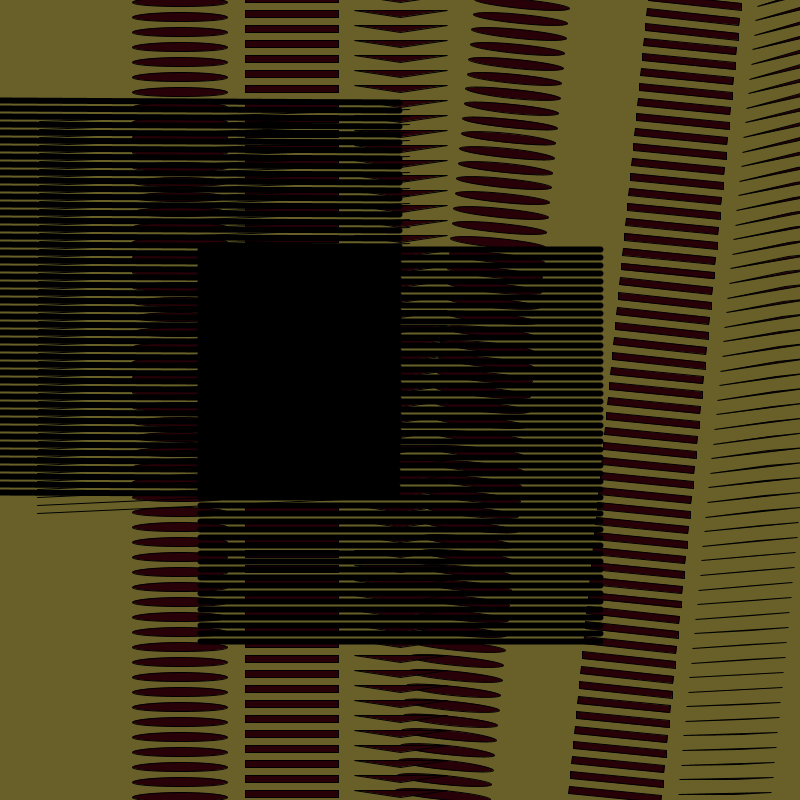
Frame 1 (no input)
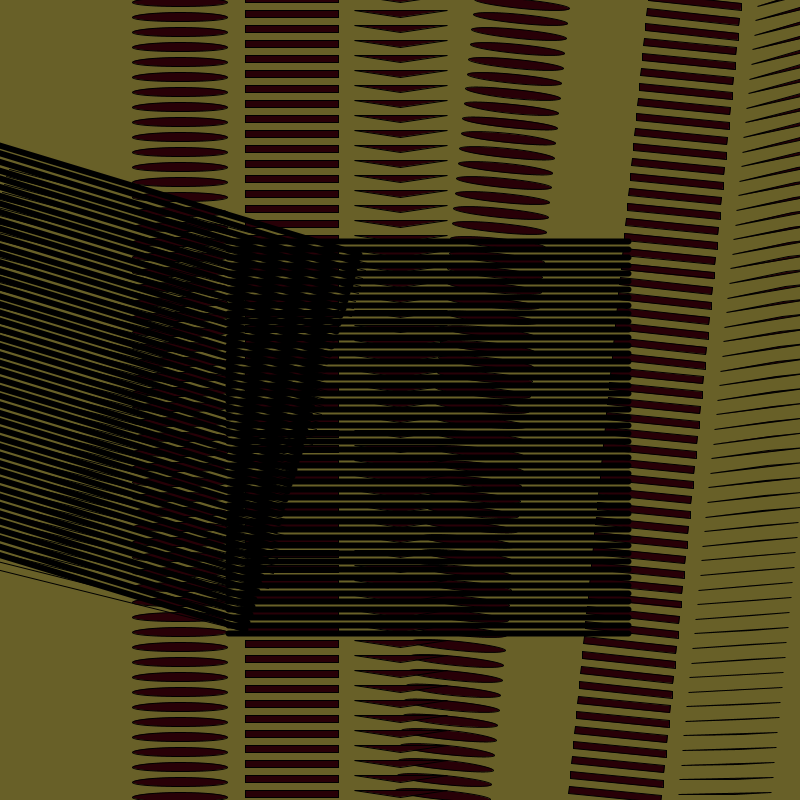
Frame 60 (the mouse pressed at the canvas centre just before this capture)
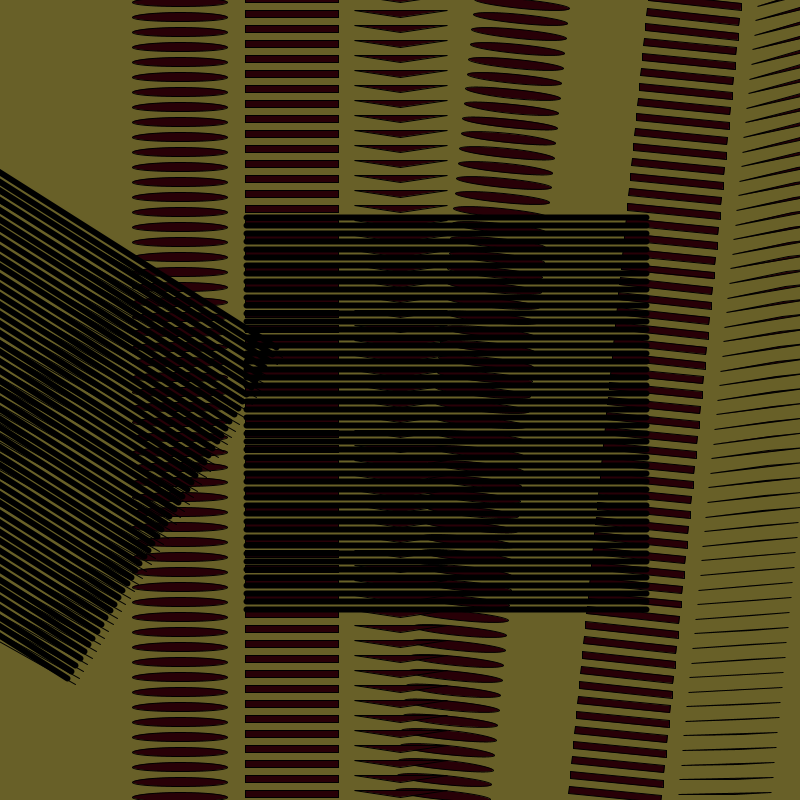
Frame 120 (the mouse held since frame 60 and released just before this capture)

The Processing sketch that drew these frames (run headless with seeded random() and noise(); from frame 60 on, the mouse is pressed at the canvas centre):

// Processing sketch: Davidsketch_240327bMoire8
// ── Davidsketch_240327bMoire8.pde
//code runs at start
void setup(){
  //set size to 800,800
  size(800,800);
}
//code runs everyframe
void draw(){
  //set background to brown
  background(104,96,40);
  //set fill to dark red
  fill(40,0,7);
  //whenever i push
  pushMatrix();
  //translate and rotate these shapes
translate(400,20);
rotate(0.1);
//make repeating ellipses and rectangle and triangles vertically
  for(int i = -40; i<40; i++){
  triangle(410,407+i*15,447,400+i*15.07,354,420+i*14.67);
  ellipse(120,407+i*15,95,9);
  rect(245,400+i*15.03,93,7);
  }  
  popMatrix();
  //make repeating ellipses and rectangle and triangles vertically
  for(int i = -40; i<40; i++){
  triangle(400,407+i*15,447,400+i*15,354,400+i*15);
  ellipse(180,407+i*15,95,9);
  rect(245,400+i*15,93,7);
  }
    //rotating lines moving up and down
    
        translate(-200+50*sin(frameCount/99.009),-200+50*cos(frameCount/99.009));
 for(int i = 0; i<50; i++){
        strokeWeight(6);

  line(400,400+i*8,800,400+i*8);
}
rotate(sin(frameCount/200.0908));
    translate(-200+50*sin(frameCount/99.009),-200+50*cos(frameCount/99.009));
  for(int i = 0; i<50; i++){
        strokeWeight(6);

  line(400,400+i*8,800,400+i*8);
      strokeWeight(1);
//off set these lines change stroke weig
    line(440,420+i*8,810,406+i*7.90);

  }
}
